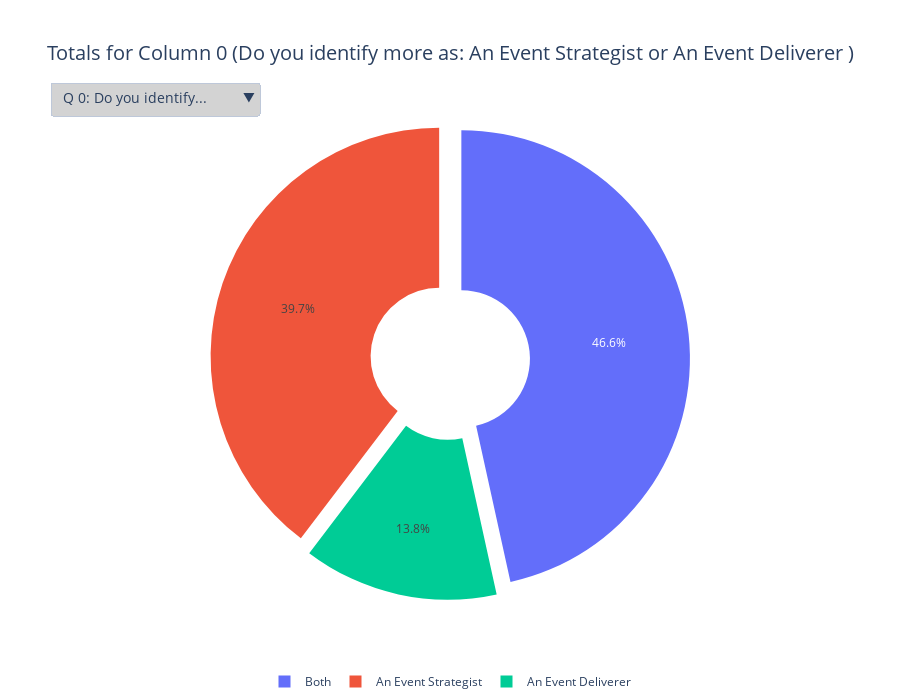

Write notebook code for a chart like this one.
### Code cell
import pandas as pd
import plotly.graph_objects as go

# Use all columns from the cleaned file for display
columns_to_display = df.columns.tolist()

# Create an empty figure
fig = go.Figure()

# Add pie charts for each column, but make all but the first one invisible
for i, column in enumerate(columns_to_display):
    # Get the value counts for the current column
    value_counts = df[column].value_counts()

    # Replace any answers that are selected only once with 'Other'
    value_counts = value_counts.where(value_counts > 1, other='Other').groupby(level=0).sum()

    # Conditionally set the showlegend property (hide legend if more than 5 unique entries)
    show_legend = len(value_counts.index) <= 5

    # Create a pie chart for this column with improved hover template and conditional legend
    fig.add_trace(go.Pie(
        labels=value_counts.index,  # Unique answers (including 'Other' if applicable)
        values=value_counts.values,  # Counts of each unique answer
        visible=(i == 0),  # Make the first column's pie chart visible by default
        name=column,
        hole=0.3,  # Optional: add a hole in the pie chart (donut style)
        pull=[0.05] * len(value_counts),  # Slightly pull slices apart for visual distinction
        showlegend=show_legend,  # Conditionally show legend
        hoverinfo='label+percent+value',  # Show label, percentage, and actual value on hover
        hovertemplate="<b>%{label}</b><br>Count: %{value}<br>Percent: %{percent:.2%}<extra></extra>"  # Improved hover formatting
    ))

# Create the dropdown menu options with shorter titles if needed
dropdown_buttons = [
    {
        'label': f"Q {i}: " + (col[:15] + '...' if len(col) > 15 else col),  # Show column number and name
        'method': 'update',
        'args': [{'visible': [j == i for j in range(len(columns_to_display))]},  # Set visibility based on the selected column
                 {'title': f'Totals for Column {i + 1} ({col})'}],  # Add column number in the title
    }
    for i, col in enumerate(columns_to_display)
]

# Update the layout to include the dropdown menu and improve the layout
fig.update_layout(
    updatemenus=[{
        'buttons': dropdown_buttons,
        'direction': 'down',
        'showactive': True,
        'x': 0,  # Align the dropdown with the left
        'xanchor': 'left',
        'y': 1.1,  # Position it below the title
        'yanchor': 'top',
        'pad': {'l': 50, 'r': 0, 't': 10, 'b': 10},  # Remove extra padding to make it full width
        'font': {'size': 14},  # Adjust font size for the dropdown
        'type': 'dropdown',  # Ensure it's a dropdown
        'bgcolor': 'lightgrey',  # Optional: change dropdown background for better visibility
    }],
    title_text=f'Totals for Column 0 ({columns_to_display[0]})',  # Initial title for the first pie chart
    title_x=0.5,  # Center the title
    title_xanchor='center',
    titlefont_size=20,
    margin=dict(t=120, b=100, l=0, r=0),  # Add more margin to make space for dropdown
    height=700,  # Adjust height of the figure
    legend=dict(orientation="h",  # Move the legend to the bottom
                yanchor="bottom",
                y=-0.2,  # Adjust legend position if needed
                xanchor="center",
                x=0.5),
    transition=dict(duration=2000, easing='bounce-in-out'),  # Set longer animation and ease-in-out
)


# Show the figure
fig.show()

### Figure 1 — Plotly figure (JSON) as saved in the notebook; plotly's stock layout.template omitted (floating-point values rounded to 4 significant figures)
{"data": [{"hole": 0.3, "hoverinfo": "label+percent+value", "hovertemplate": "<b>%{label}</b><br>Count: %{value}<br>Percent: %{percent:.2%}<extra></extra>", "labels": ["An Event Deliverer", "An Event Strategist", "Both"], "name": "Do you identify more as: An Event Strategist or An Event Deliverer ", "pull": [0.05, 0.05, 0.05], "showlegend": true, "type": "pie", "values": [8, 23, 27], "visible": true}, {"hole": 0.3, "hoverinfo": "label+percent+value", "hovertemplate": "<b>%{label}</b><br>Count: %{value}<br>Percent: %{percent:.2%}<extra></extra>", "labels": ["Director/Head of Events/Leader", "Junior/Entry Level", "Manager", "Senior Manager"], "name": "What best describes your job role?", "pull": [0.05, 0.05, 0.05, 0.05], "showlegend": true, "type": "pie", "values": [36, 2, 10, 10], "visible": false}, {"hole": 0.3, "hoverinfo": "label+percent+value", "hovertemplate": "<b>%{label}</b><br>Count: %{value}<br>Percent: %{percent:.2%}<extra></extra>", "labels": ["Event team", "Global Team", "Sponsorship sales", "Stakeholder"], "name": "Who is responsible for setting the event budget?", "pull": [0.05, 0.05, 0.05, 0.05], "showlegend": true, "type": "pie", "values": [21, "Other", "Other", 22], "visible": false}, {"hole": 0.3, "hoverinfo": "label+percent+value", "hovertemplate": "<b>%{label}</b><br>Count: %{value}<br>Percent: %{percent:.2%}<extra></extra>", "labels": ["Event Planning Team", "Marketing Team", "Mixture of all and planning and effectiveness team", "Policy team", "Sales & Marketing", "Sales Team"], "name": "Who is responsible for tracking the commercial follow-up of events in your organisation?", "pull": [0.05, 0.05, 0.05, 0.05, 0.05, 0.05], "showlegend": false, "type": "pie", "values": [11, 16, "Other", "Other", "Other", 14], "visible": false}, {"hole": 0.3, "hoverinfo": "label+percent+value", "hovertemplate": "<b>%{label}</b><br>Count: %{value}<br>Percent: %{percent:.2%}<extra></extra>", "labels": ["1-2 Months", "12months +", "2-3 Months", "4-6 months", "6-12 months"], "name": "How much advance notice do your stakeholders provide when organising events?", "pull": [0.05, 0.05, 0.05, 0.05, 0.05], "showlegend": true, "type": "pie", "values": [7, 4, 15, 10, 9], "visible": false}, {"hole": 0.3, "hoverinfo": "label+percent+value", "hovertemplate": "<b>%{label}</b><br>Count: %{value}<br>Percent: %{percent:.2%}<extra></extra>", "labels": ["No", "Yes, occasionally", "Yes, regularly"], "name": "Do you receive feedback or data on the commercial outcomes of your events?", "pull": [0.05, 0.05, 0.05], "showlegend": true, "type": "pie", "values": [8, 19, 19], "visible": false}, {"hole": 0.3, "hoverinfo": "label+percent+value", "hovertemplate": "<b>%{label}</b><br>Count: %{value}<br>Percent: %{percent:.2%}<extra></extra>", "labels": ["Enhanced data analytics for decision making,Greater emphasis on attendee experience,Increased use of AI and technology,Greater focus on sustainability,Hybrid event formats", "Enhanced data analytics for decision making,Greater emphasis on attendee experience,Increased use of AI and technology,Hybrid event formats,Greater focus on sustainability", "Enhanced data analytics for decision making,Greater focus on sustainability,Increased use of AI and technology,Greater emphasis on attendee experience,Hybrid event formats", "Enhanced data analytics for decision making,Increased use of AI and technology,Greater emphasis on attendee experience,Greater focus on sustainability,Hybrid event formats", "Greater emphasis on attendee experience,Enhanced data analytics for decision making,Hybrid event formats,Increased use of AI and technology,Greater focus on sustainability", "Greater emphasis on attendee experience,Enhanced data analytics for decision making,Increased use of AI and technology,Greater focus on sustainability,Hybrid event formats", "Greater emphasis on attendee experience,Enhanced data analytics for decision making,Increased use of AI and technology,Hybrid event formats,Greater focus on sustainability", "Greater emphasis on attendee experience,Greater focus on sustainability,Enhanced data analytics for decision making,Hybrid event formats,Increased use of AI and technology", "Greater emphasis on attendee experience,Greater focus on sustainability,Hybrid event formats,Enhanced data analytics for decision making,Increased use of AI and technology", "Greater emphasis on attendee experience,Hybrid event formats,Enhanced data analytics for decision making,Increased use of AI and technology,Greater focus on sustainability", "Greater emphasis on attendee experience,Increased use of AI and technology,Greater focus on sustainability,Enhanced data analytics for decision making,Hybrid event formats", "Greater emphasis on attendee experience,Increased use of AI and technology,Greater focus on sustainability,Hybrid event formats,Enhanced data analytics for decision making", "Greater emphasis on attendee experience,Increased use of AI and technology,Hybrid event formats,Greater focus on sustainability,Enhanced data analytics for decision making", "Greater focus on sustainability,Greater emphasis on attendee experience,Enhanced data analytics for decision making,Increased use of AI and technology,Hybrid event formats", "Greater focus on sustainability,Greater emphasis on attendee experience,Increased use of AI and technology,Enhanced data analytics for decision making,Hybrid event formats", "Greater focus on sustainability,Greater emphasis on attendee experience,Increased use of AI and technology,Hybrid event formats,Enhanced data analytics for decision making", "Greater focus on sustainability,Hybrid event formats,Increased use of AI and technology,Enhanced data analytics for decision making,Greater emphasis on attendee experience", "Greater focus on sustainability,Increased use of AI and technology,Greater emphasis on attendee experience,Enhanced data analytics for decision making,Hybrid event formats", "Hybrid event formats,Enhanced data analytics for decision making,Greater focus on sustainability,Greater emphasis on attendee experience,Increased use of AI and technology", "Hybrid event formats,Greater emphasis on attendee experience,Enhanced data analytics for decision making,Increased use of AI and technology,Greater focus on sustainability", "Hybrid event formats,Greater focus on sustainability,Increased use of AI and technology,Greater emphasis on attendee experience,Enhanced data analytics for decision making", "Increased use of AI and technology,Enhanced data analytics for decision making,Greater emphasis on attendee experience,Greater focus on sustainability,Hybrid event formats", "Increased use of AI and technology,Enhanced data analytics for decision making,Greater emphasis on attendee experience,Hybrid event formats,Greater focus on sustainability", "Increased use of AI and technology,Greater emphasis on attendee experience,Enhanced data analytics for decision making,Greater focus on sustainability,Hybrid event formats", "Increased use of AI and technology,Greater emphasis on attendee experience,Greater focus on sustainability,Enhanced data analytics for decision making,Hybrid event formats", "Increased use of AI and technology,Greater emphasis on attendee experience,Greater focus on sustainability,Hybrid event formats,Enhanced data analytics for decision making", "Increased use of AI and technology,Greater emphasis on attendee experience,Hybrid event formats,Enhanced data analytics for decision making,Greater focus on sustainability", "Increased use of AI and technology,Greater emphasis on attendee experience,Hybrid event formats,Greater focus on sustainability,Enhanced data analytics for decision making", "Increased use of AI and technology,Greater focus on sustainability,Enhanced data analytics for decision making,Greater emphasis on attendee experience,Hybrid event formats", "Increased use of AI and technology,Greater focus on sustainability,Greater emphasis on attendee experience,Enhanced data analytics for decision making,Hybrid event formats", "Increased use of AI and technology,Hybrid event formats,Enhanced data analytics for decision making,Greater focus on sustainability,Greater emphasis on attendee experience"], "name": "In your opinion, rank what event trends will shape the future of the events industry", "pull": [0.05, 0.05, 0.05, 0.05, 0.05, 0.05, 0.05, 0.05, 0.05, 0.05, 0.05, 0.05, 0.05, 0.05, 0.05, 0.05, 0.05, 0.05, 0.05, 0.05, 0.05, 0.05, 0.05, 0.05, 0.05, 0.05, 0.05, 0.05, 0.05, 0.05, 0.05], "showlegend": false, "type": "pie", "values": ["Other", "Other", "Other", "Other", "Other", 3, "Other", "Other", "Other", "Other", "Other", 3, "Other", "Other", "Other", 2, 2, "Other", "Other", "Other", "Other", 5, "Other", 7, "Other", 2, 2, "Other", 3, 5, "Other"], "visible": false}, {"hole": 0.3, "hoverinfo": "label+percent+value", "hovertemplate": "<b>%{label}</b><br>Count: %{value}<br>Percent: %{percent:.2%}<extra></extra>", "labels": ["Considering it", "No", "Yes"], "name": "Are you currently using AI in your event planning and management processes?", "pull": [0.05, 0.05, 0.05], "showlegend": true, "type": "pie", "values": [16, 18, 24], "visible": false}, {"hole": 0.3, "hoverinfo": "label+percent+value", "hovertemplate": "<b>%{label}</b><br>Count: %{value}<br>Percent: %{percent:.2%}<extra></extra>", "labels": ["12 months +", "3-6month", "6 months", "Up to 3months"], "name": "On average, what notice are you given to plan your stakeholder events?", "pull": [0.05, 0.05, 0.05, 0.05], "showlegend": true, "type": "pie", "values": [2, 4, 8, "Other"], "visible": false}, {"hole": 0.3, "hoverinfo": "label+percent+value", "hovertemplate": "<b>%{label}</b><br>Count: %{value}<br>Percent: %{percent:.2%}<extra></extra>", "labels": ["Neutral", "Somewhat comfortable", "Somewhat uncomfortable", "Very comfortable", "Very uncomfortable"], "name": "How comfortable are you with the current use of AI and technology in the events industry?", "pull": [0.05, 0.05, 0.05, 0.05, 0.05], "showlegend": true, "type": "pie", "values": [11, 18, 6, 3, 2], "visible": false}, {"hole": 0.3, "hoverinfo": "label+percent+value", "hovertemplate": "<b>%{label}</b><br>Count: %{value}<br>Percent: %{percent:.2%}<extra></extra>", "labels": ["I consider myself to be an event technologist", "I don’t know", "Someone else in my team has the role of event technologist", "We expect to hire an event technologist in the next few years", "We have no intention of hiring an event technologist"], "name": "Does your team include someone who occupies the role of event technologist?", "pull": [0.05, 0.05, 0.05, 0.05, 0.05], "showlegend": true, "type": "pie", "values": [8, 5, 14, 3, 28], "visible": false}, {"hole": 0.3, "hoverinfo": "label+percent+value", "hovertemplate": "<b>%{label}</b><br>Count: %{value}<br>Percent: %{percent:.2%}<extra></extra>", "labels": ["Career growth/compensation,Company culture,Salary/compensation,Holiday allowance,Working from home,Work life balance", "Career growth/compensation,Company culture,Salary/compensation,Work life balance,Working from home,Holiday allowance", "Career growth/compensation,Company culture,Work life balance,Salary/compensation,Working from home,Holiday allowance", "Career growth/compensation,Salary/compensation,Work life balance,Company culture,Working from home,Holiday allowance", "Career growth/compensation,Work life balance,Company culture,Salary/compensation,Working from home,Holiday allowance", "Company culture,Career growth/compensation,Salary/compensation,Work life balance,Working from home,Holiday allowance", "Company culture,Career growth/compensation,Salary/compensation,Working from home,Work life balance,Holiday allowance", "Company culture,Career growth/compensation,Work life balance,Salary/compensation,Holiday allowance,Working from home", "Company culture,Holiday allowance,Salary/compensation,Working from home,Work life balance,Career growth/compensation", "Company culture,Holiday allowance,Working from home,Work life balance,Salary/compensation,Career growth/compensation", "Company culture,Salary/compensation,Work life balance,Holiday allowance,Working from home,Career growth/compensation", "Company culture,Salary/compensation,Working from home,Career growth/compensation,Work life balance,Holiday allowance", "Company culture,Salary/compensation,Working from home,Work life balance,Career growth/compensation,Holiday allowance", "Company culture,Work life balance,Salary/compensation,Career growth/compensation,Working from home,Holiday allowance", "Company culture,Work life balance,Working from home,Career growth/compensation,Holiday allowance,Salary/compensation", "Company culture,Work life balance,Working from home,Career growth/compensation,Salary/compensation,Holiday allowance", "Company culture,Working from home,Salary/compensation,Career growth/compensation,Holiday allowance,Work life balance", "Company culture,Working from home,Salary/compensation,Work life balance,Career growth/compensation,Holiday allowance", "Salary/compensation,Career growth/compensation,Company culture,Holiday allowance,Work life balance,Working from home", "Salary/compensation,Career growth/compensation,Company culture,Holiday allowance,Working from home,Work life balance", "Salary/compensation,Career growth/compensation,Company culture,Work life balance,Holiday allowance,Working from home", "Salary/compensation,Career growth/compensation,Working from home,Company culture,Work life balance,Holiday allowance", "Salary/compensation,Company culture,Career growth/compensation,Holiday allowance,Work life balance,Working from home", "Salary/compensation,Company culture,Work life balance,Career growth/compensation,Working from home,Holiday allowance", "Salary/compensation,Company culture,Work life balance,Holiday allowance,Career growth/compensation,Working from home", "Salary/compensation,Company culture,Work life balance,Working from home,Holiday allowance,Career growth/compensation", "Salary/compensation,Company culture,Working from home,Career growth/compensation,Work life balance,Holiday allowance", "Salary/compensation,Company culture,Working from home,Work life balance,Career growth/compensation,Holiday allowance", "Salary/compensation,Company culture,Working from home,Work life balance,Holiday allowance,Career growth/compensation", "Salary/compensation,Holiday allowance,Working from home,Work life balance,Career growth/compensation,Company culture", "Salary/compensation,Work life balance,Company culture,Working from home,Holiday allowance,Career growth/compensation", "Salary/compensation,Work life balance,Holiday allowance,Company culture,Career growth/compensation,Working from home", "Salary/compensation,Work life balance,Working from home,Holiday allowance,Career growth/compensation,Company culture", "Salary/compensation,Working from home,Holiday allowance,Work life balance,Career growth/compensation,Company culture", "Salary/compensation,Working from home,Holiday allowance,Work life balance,Company culture,Career growth/compensation", "Salary/compensation,Working from home,Work life balance,Company culture,Career growth/compensation,Holiday allowance", "Work life balance,Company culture,Career growth/compensation,Salary/compensation,Holiday allowance,Working from home", "Work life balance,Company culture,Salary/compensation,Career growth/compensation,Working from home,Holiday allowance", "Work life balance,Company culture,Salary/compensation,Holiday allowance,Working from home,Career growth/compensation", "Work life balance,Company culture,Salary/compensation,Working from home,Holiday allowance,Career growth/compensation", "Work life balance,Salary/compensation,Company culture,Career growth/compensation,Working from home,Holiday allowance", "Work life balance,Salary/compensation,Working from home,Career growth/compensation,Company culture,Holiday allowance", "Work life balance,Salary/compensation,Working from home,Company culture,Career growth/compensation,Holiday allowance", "Work life balance,Salary/compensation,Working from home,Holiday allowance,Company culture,Career growth/compensation", "Work life balance,Working from home,Career growth/compensation,Salary/compensation,Company culture,Holiday allowance", "Working from home,Company culture,Work life balance,Salary/compensation,Career growth/compensation,Holiday allowance", "Working from home,Company culture,Work life balance,Salary/compensation,Holiday allowance,Career growth/compensation", "Working from home,Holiday allowance,Company culture,Work life balance,Salary/compensation,Career growth/compensation", "Working from home,Salary/compensation,Holiday allowance,Work life balance,Company culture,Career growth/compensation", "Working from home,Salary/compensation,Work life balance,Holiday allowance,Company culture,Career growth/compensation", "Working from home,Work life balance,Company culture,Salary/compensation,Holiday allowance,Career growth/compensation", "Working from home,Work life balance,Salary/compensation,Holiday allowance,Career growth/compensation,Company culture"], "name": "Please rank how important the following are when choosing a new job role.", "pull": [0.05, 0.05, 0.05, 0.05, 0.05, 0.05, 0.05, 0.05, 0.05, 0.05, 0.05, 0.05, 0.05, 0.05, 0.05, 0.05, 0.05, 0.05, 0.05, 0.05, 0.05, 0.05, 0.05, 0.05, 0.05, 0.05, 0.05, 0.05, 0.05, 0.05, 0.05, 0.05, 0.05, 0.05, 0.05, 0.05, 0.05, 0.05, 0.05, 0.05, 0.05, 0.05, 0.05, 0.05, 0.05, 0.05, 0.05, 0.05, 0.05, 0.05, 0.05, 0.05], "showlegend": false, "type": "pie", "values": ["Other", "Other", "Other", "Other", "Other", "Other", "Other", "Other", "Other", "Other", "Other", "Other", "Other", 2, "Other", "Other", "Other", "Other", "Other", "Other", 2, 2, "Other", "Other", "Other", "Other", "Other", "Other", "Other", "Other", "Other", "Other", "Other", "Other", 3, "Other", "Other", "Other", "Other", "Other", "Other", "Other", "Other", "Other", "Other", "Other", "Other", "Other", "Other", "Other", "Other", "Other"], "visible": false}, {"hole": 0.3, "hoverinfo": "label+percent+value", "hovertemplate": "<b>%{label}</b><br>Count: %{value}<br>Percent: %{percent:.2%}<extra></extra>", "labels": ["Brand and corporate affairs", "CEO", "Events", "External Affairs", "Logistics", "Marketing & Communications", "Membership & Commercial Development", "Operations", "Procurement", "Sales", "Sales & Marketing", "Standalone events team"], "name": "What area of the company does your job sit? (Select one)", "pull": [0.05, 0.05, 0.05, 0.05, 0.05, 0.05, 0.05, 0.05, 0.05, 0.05, 0.05, 0.05], "showlegend": false, "type": "pie", "values": ["Other", 3, "Other", "Other", "Other", 35, "Other", "Other", "Other", 3, 7, "Other"], "visible": false}, {"hole": 0.3, "hoverinfo": "label+percent+value", "hovertemplate": "<b>%{label}</b><br>Count: %{value}<br>Percent: %{percent:.2%}<extra></extra>", "labels": ["25-34", "35-44", "45-54", "55-64", "Under 25"], "name": "Which age group do you belong to?", "pull": [0.05, 0.05, 0.05, 0.05, 0.05], "showlegend": true, "type": "pie", "values": [8, 21, 22, 4, "Other"], "visible": false}, {"hole": 0.3, "hoverinfo": "label+percent+value", "hovertemplate": "<b>%{label}</b><br>Count: %{value}<br>Percent: %{percent:.2%}<extra></extra>", "labels": ["Bachelor's degree", "Master's degree", "Senior school diploma or equivalent", "Technical degree level"], "name": "What is your highest level of education?", "pull": [0.05, 0.05, 0.05, 0.05], "showlegend": true, "type": "pie", "values": [31, 13, 10, 3], "visible": false}, {"hole": 0.3, "hoverinfo": "label+percent+value", "hovertemplate": "<b>%{label}</b><br>Count: %{value}<br>Percent: %{percent:.2%}<extra></extra>", "labels": ["Decreasing", "Increasing", "Staying the same"], "name": "Do you see the number increasing, decreasing or staying the same over next 12 months", "pull": [0.05, 0.05, 0.05], "showlegend": true, "type": "pie", "values": [2, 21, 23], "visible": false}, {"hole": 0.3, "hoverinfo": "label+percent+value", "hovertemplate": "<b>%{label}</b><br>Count: %{value}<br>Percent: %{percent:.2%}<extra></extra>", "labels": ["1-10", "1-30", "100", "30-60", "60-100"], "name": "How many events does your team organise per year?", "pull": [0.05, 0.05, 0.05, 0.05, 0.05], "showlegend": true, "type": "pie", "values": [7, 20, 12, 9, 10], "visible": false}, {"hole": 0.3, "hoverinfo": "label+percent+value", "hovertemplate": "<b>%{label}</b><br>Count: %{value}<br>Percent: %{percent:.2%}<extra></extra>", "labels": ["Don’t know", "£150-250", "£251-£400", "£400-600", "£600-£800"], "name": "On average, what is the cost per day for event freelancers", "pull": [0.05, 0.05, 0.05, 0.05, 0.05], "showlegend": true, "type": "pie", "values": [32, 4, 6, 6, 6], "visible": false}, {"hole": 0.3, "hoverinfo": "label+percent+value", "hovertemplate": "<b>%{label}</b><br>Count: %{value}<br>Percent: %{percent:.2%}<extra></extra>", "labels": [1, 3, 4, 5, 7, 8, 9, 10], "name": "How likely are you to recommend ICE to a friend or colleague?", "pull": [0.05, 0.05, 0.05, 0.05, 0.05, 0.05, 0.05, 0.05], "showlegend": false, "type": "pie", "values": ["Other", "Other", "Other", 4, 3, 11, 8, 29], "visible": false}], "layout": {"height": 700, "legend": {"orientation": "h", "x": 0.5, "xanchor": "center", "y": -0.2, "yanchor": "bottom"}, "margin": {"b": 100, "l": 0, "r": 0, "t": 120}, "title": {"font": {"size": 20}, "text": "Totals for Column 0 (Do you identify more as: An Event Strategist or An Event Deliverer )", "x": 0.5, "xanchor": "center"}, "transition": {"duration": 2000, "easing": "bounce-in-out"}, "updatemenus": [{"bgcolor": "lightgrey", "buttons": [{"args": [{"visible": [true, false, false, false, false, false, false, false, false, false, false, false, false, false, false, false, false, false, false]}, {"title": "Totals for Column 1 (Do you identify more as: An Event Strategist or An Event Deliverer )"}], "label": "Q 0: Do you identify...", "method": "update"}, {"args": [{"visible": [false, true, false, false, false, false, false, false, false, false, false, false, false, false, false, false, false, false, false]}, {"title": "Totals for Column 2 (What best describes your job role?)"}], "label": "Q 1: What best descr...", "method": "update"}, {"args": [{"visible": [false, false, true, false, false, false, false, false, false, false, false, false, false, false, false, false, false, false, false]}, {"title": "Totals for Column 3 (Who is responsible for setting the event budget?)"}], "label": "Q 2: Who is responsi...", "method": "update"}, {"args": [{"visible": [false, false, false, true, false, false, false, false, false, false, false, false, false, false, false, false, false, false, false]}, {"title": "Totals for Column 4 (Who is responsible for tracking the commercial follow-up of events in your organisation?)"}], "label": "Q 3: Who is responsi...", "method": "update"}, {"args": [{"visible": [false, false, false, false, true, false, false, false, false, false, false, false, false, false, false, false, false, false, false]}, {"title": "Totals for Column 5 (How much advance notice do your stakeholders provide when organising events?)"}], "label": "Q 4: How much advanc...", "method": "update"}, {"args": [{"visible": [false, false, false, false, false, true, false, false, false, false, false, false, false, false, false, false, false, false, false]}, {"title": "Totals for Column 6 (Do you receive feedback or data on the commercial outcomes of your events?)"}], "label": "Q 5: Do you receive ...", "method": "update"}, {"args": [{"visible": [false, false, false, false, false, false, true, false, false, false, false, false, false, false, false, false, false, false, false]}, {"title": "Totals for Column 7 (In your opinion, rank what event trends will shape the future of the events industry)"}], "label": "Q 6: In your opinion...", "method": "update"}, {"args": [{"visible": [false, false, false, false, false, false, false, true, false, false, false, false, false, false, false, false, false, false, false]}, {"title": "Totals for Column 8 (Are you currently using AI in your event planning and management processes?)"}], "label": "Q 7: Are you current...", "method": "update"}, {"args": [{"visible": [false, false, false, false, false, false, false, false, true, false, false, false, false, false, false, false, false, false, false]}, {"title": "Totals for Column 9 (On average, what notice are you given to plan your stakeholder events?)"}], "label": "Q 8: On average, wha...", "method": "update"}, {"args": [{"visible": [false, false, false, false, false, false, false, false, false, true, false, false, false, false, false, false, false, false, false]}, {"title": "Totals for Column 10 (How comfortable are you with the current use of AI and technology in the events industry?)"}], "label": "Q 9: How comfortable...", "method": "update"}, {"args": [{"visible": [false, false, false, false, false, false, false, false, false, false, true, false, false, false, false, false, false, false, false]}, {"title": "Totals for Column 11 (Does your team include someone who occupies the role of event technologist?)"}], "label": "Q 10: Does your team ...", "method": "update"}, {"args": [{"visible": [false, false, false, false, false, false, false, false, false, false, false, true, false, false, false, false, false, false, false]}, {"title": "Totals for Column 12 (Please rank how important the following are when choosing a new job role.)"}], "label": "Q 11: Please rank how...", "method": "update"}, {"args": [{"visible": [false, false, false, false, false, false, false, false, false, false, false, false, true, false, false, false, false, false, false]}, {"title": "Totals for Column 13 (What area of the company does your job sit? (Select one))"}], "label": "Q 12: What area of th...", "method": "update"}, {"args": [{"visible": [false, false, false, false, false, false, false, false, false, false, false, false, false, true, false, false, false, false, false]}, {"title": "Totals for Column 14 (Which age group do you belong to?)"}], "label": "Q 13: Which age group...", "method": "update"}, {"args": [{"visible": [false, false, false, false, false, false, false, false, false, false, false, false, false, false, true, false, false, false, false]}, {"title": "Totals for Column 15 (What is your highest level of education?)"}], "label": "Q 14: What is your hi...", "method": "update"}, {"args": [{"visible": [false, false, false, false, false, false, false, false, false, false, false, false, false, false, false, true, false, false, false]}, {"title": "Totals for Column 16 (Do you see the number increasing, decreasing or staying the same over next 12 months)"}], "label": "Q 15: Do you see the ...", "method": "update"}, {"args": [{"visible": [false, false, false, false, false, false, false, false, false, false, false, false, false, false, false, false, true, false, false]}, {"title": "Totals for Column 17 (How many events does your team organise per year?)"}], "label": "Q 16: How many events...", "method": "update"}, {"args": [{"visible": [false, false, false, false, false, false, false, false, false, false, false, false, false, false, false, false, false, true, false]}, {"title": "Totals for Column 18 (On average, what is the cost per day for event freelancers)"}], "label": "Q 17: On average, wha...", "method": "update"}, {"args": [{"visible": [false, false, false, false, false, false, false, false, false, false, false, false, false, false, false, false, false, false, true]}, {"title": "Totals for Column 19 (How likely are you to recommend ICE to a friend or colleague?)"}], "label": "Q 18: How likely are ...", "method": "update"}], "direction": "down", "font": {"size": 14}, "pad": {"b": 10, "l": 50, "r": 0, "t": 10}, "showactive": true, "type": "dropdown", "x": 0, "xanchor": "left", "y": 1.1, "yanchor": "top"}]}}
